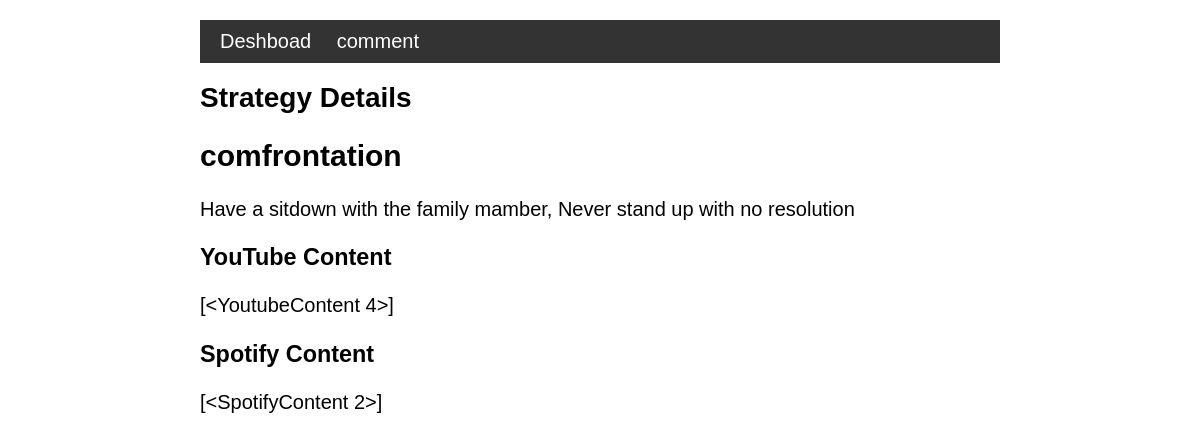
/strategy_details/2 (signed in), run on the app's committed database.
### models.py (models this page shows)
class Strategies(db.Model):
    __tablename__ = 'strategies'
    id = db.Column(db.Integer, primary_key=True)
    created_on = db.Column(db.DateTime, nullable=True,
                           default=datetime.utcnow())
    updated_on = db.Column(db.DateTime, nullable=False,
                           default=datetime.utcnow())
    strategy_name = db.Column(db.String(255), nullable=False)
    strategy_text = db.Column(db.Text, nullable=False)
    condition_id = db.Column(db.Integer, db.ForeignKey(
        'conditions.id'))
    youtube_content = db.relationship("YoutubeContent", backref="strategies")
    spotify_content = db.relationship("SpotifyContent", backref="strategies")

### app.py (the view)
@app.route('/strategy_details/<int:strategy_id>')
@login_required
def strategy_details(strategy_id):
    strategy = Strategies.query.get(strategy_id)
    if strategy:
        return render_template('strategy_details.html', strategy=strategy)
    else:
        flash('Strtegy not found.', 'error')

### app.py (called while the page is built)
@login_manager.user_loader
def load_user(user_id):
    return User.query.get(int(user_id))

### templates/strategy_details.html
{% extends 'base.html' %}
{% block content %}
    <h1>Strategy Details</h1>
    <h2>{{ strategy.strategy_name }}</h2>
    <p>{{ strategy.strategy_text }}</p>
    <h3>YouTube Content</h3>
    <p>{{ strategy.youtube_content }}</p>
    <h3>Spotify Content</h3>
    <p>{{ strategy.spotify_content }}</p>
{% endblock %}

### static/styles.css (style rules this page uses)
body { font-family: Arial, sans-serif; margin: 0; padding: 0; background-color: #FFFFFF; font-size: 20px; }
h1 { font-size: 28px; }

### data on the page
Strategies: strategy_name "comfrontation", strategy_text "Have a sitdown with the family mamber, Never stand up with no resolution"

### other printed values
{{ strategy.youtube_content }} "[<YoutubeContent 4>]"
{{ strategy.spotify_content }} "[<SpotifyContent 2>]"
